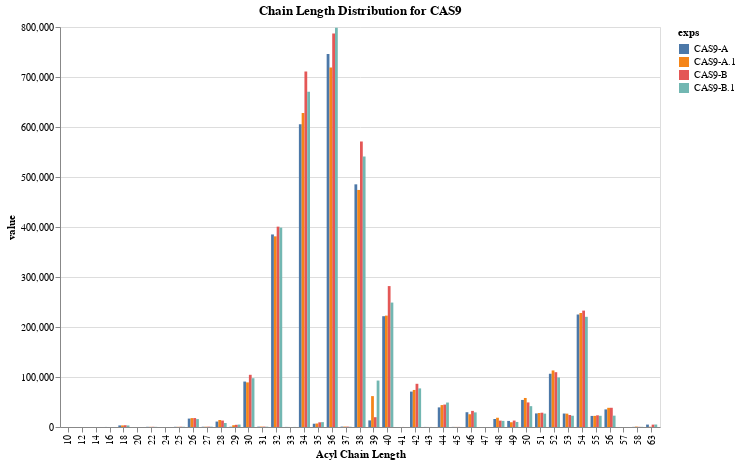

Source (notebook cell):
### Code cell
alt.Chart(l_4).mark_bar().encode(
    x='Acyl Chain Length:O',
    xOffset='exps',
    y='value:Q',
    color='exps:N',
    tooltip=['Acyl Chain Length', 'exps', 'value']
).properties(
    width=600,
    height=400,
    title="Chain Length Distribution for CAS9"
)

### Figure 1 — Vega-Lite specification as saved in the notebook (floating-point values rounded to 4 significant figures; data arrays with more than 128 entries replaced by an {"elided": "..."} marker saying what was removed)
{"config": {"view": {"continuousWidth": 300, "continuousHeight": 300}}, "data": {"name": "data-9d57347ed4376e568008a502b6ebb5d1"}, "mark": {"type": "bar"}, "encoding": {"color": {"field": "exps", "type": "nominal"}, "tooltip": [{"field": "Acyl Chain Length", "type": "quantitative"}, {"field": "exps", "type": "nominal"}, {"field": "value", "type": "quantitative"}], "x": {"field": "Acyl Chain Length", "type": "ordinal"}, "xOffset": {"field": "exps", "type": "nominal"}, "y": {"field": "value", "type": "quantitative"}}, "height": 400, "title": "Chain Length Distribution for CAS9", "width": 600, "$schema": "https://vega.github.io/schema/vega-lite/v5.16.3.json", "datasets": {"data-9d57347ed4376e568008a502b6ebb5d1": {"elided": "172 records"}}}
